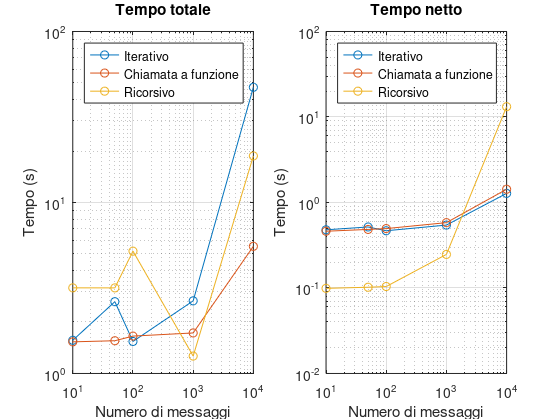
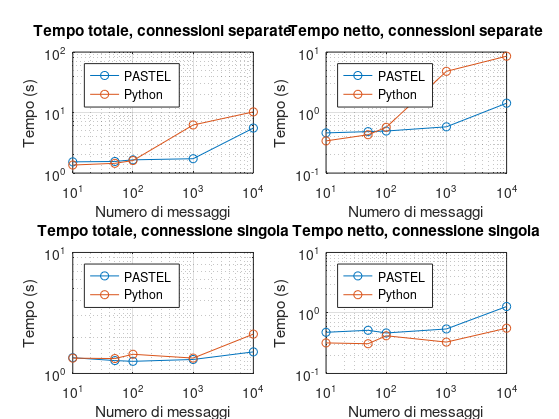

These figures' MATLAB source, in order:
data= [10, 1.563,  0.479, 1.531, 0.461,  3.168,  0.099,  1.357, 0.340;
       50, 2.629,  0.517, 1.554, 0.484,  3.166,  0.102,  1.448, 0.430;
      100, 1.539,  0.467, 1.654, 0.495,  5.192,  0.104,  1.610, 0.570;
     1000, 2.659,  0.544, 1.726, 0.581,  1.264,  0.247,  6.234, 4.800;
    10000, 47.178, 1.278, 5.542, 1.428, 18.718, 13.194, 10.254, 8.540];

data_2 = [    10, 1.350, 0.17, 1.339, 0.32;
              50, 1.278, 0.15, 1.328, 0.31;
             100, 1.260, 0.15, 1.441, 0.42;
            1000, 1.305, 0.19, 1.340, 0.33;
           10000, 1.508, 0.35, 2.115, 0.56];
%%
h=figure();
subplot(1,2,1)
loglog(data(:,1)',data(:,2)','-o');
hold on
grid on
loglog(data(:,1)',data(:,4)','-o');
loglog(data(:,1)',data(:,6)','-o');
legend('Iterativo','Chiamata a funzione', 'Ricorsivo','Location','NorthWest');
xlabel("Numero di messaggi");
ylabel("Tempo (s)");
title("Tempo totale");
hold off
subplot(1,2,2);
loglog(data(:,1)',data(:,3)','-o');
hold on
grid on
loglog(data(:,1)',data(:,5)','-o');
loglog(data(:,1)',data(:,7)','-o');
xlabel("Numero di messaggi");
ylabel("Tempo (s)");
title("Tempo netto");
legend('Iterativo','Chiamata a funzione', 'Ricorsivo','Location', 'NorthWest');
hold off

set(h,'Units','Inches');
pos = get(h,'Position');
set(h,'PaperPositionMode','Auto','PaperUnits','Inches','PaperSize',[pos(3), pos(4)])
print(h,'performance-graph','-dpdf','-r0')
%%
j=figure();
subplot(2,2,1)
loglog(data(:,1)',data(:,4)','-o');
hold on
grid on
loglog(data(:,1)',data(:,8)','-o');
legend('PASTEL','Python','Location','NorthWest');
xlabel("Numero di messaggi");
ylabel("Tempo (s)");
title("Tempo totale, connessioni separate");
hold off

subplot(2,2,2);
loglog(data(:,1)',data(:,5)','-o');
hold on
grid on
loglog(data(:,1)',data(:,9)','-o');
xlabel("Numero di messaggi");
ylabel("Tempo (s)");
title("Tempo netto, connessioni separate");
legend('PASTEL','Python','Location','NorthWest');
hold off

subplot(2,2,3)
loglog(data_2(:,1)',data_2(:,2)','-o');
hold on
grid on
loglog(data_2(:,1)',data_2(:,4)','-o');
legend('PASTEL','Python','Location','NorthWest');
xlabel("Numero di messaggi");
ylabel("Tempo (s)");
title("Tempo totale, connessione singola");
hold off

subplot(2,2,4);
loglog(data(:,1)',data(:,3)','-o');
hold on
grid on
loglog(data_2(:,1)',data_2(:,5)','-o');
xlabel("Numero di messaggi");
ylabel("Tempo (s)");
title("Tempo netto, connessione singola");
legend('PASTEL','Python','Location','NorthWest');
hold off



set(j,'Units','Inches');
pos = get(j,'Position');
set(j,'PaperPositionMode','Auto','PaperUnits','Inches','PaperSize',[pos(3), pos(4)])
print(j,'pvp','-dpdf','-r0')
